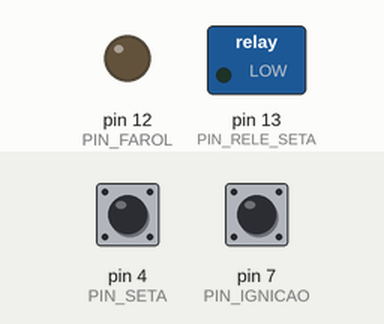
The program below on a simulated Arduino Uno, built with avr-gcc and run on an emulated ATmega328P. On the bench: switched loads named in the program (green lamp = pin HIGH), output pins drawn as LEDs (lit = HIGH). The inputs (shaded band) are chosen by the test bench; at power-on: pin 4 (PIN_SETA) HIGH, pin 7 (PIN_IGNICAO) HIGH.

Above: at 1.2 s.
1.3 s: pin 4 (PIN_SETA) pulled LOW for 0.15 s
At 3.5 s:
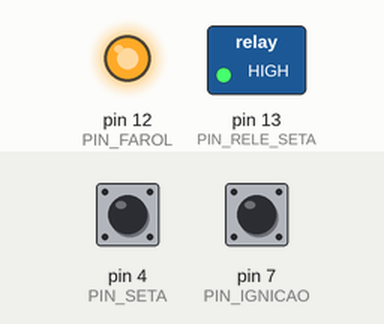
4.4 s: pin 4 (PIN_SETA) pulled LOW for 1 s
At 8.2 s:
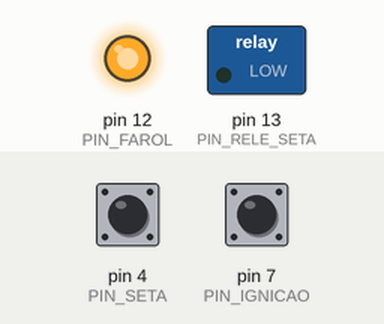
8.4 s: pin 4 (PIN_SETA) pulled LOW for 3.2 s
At 9.1 s:
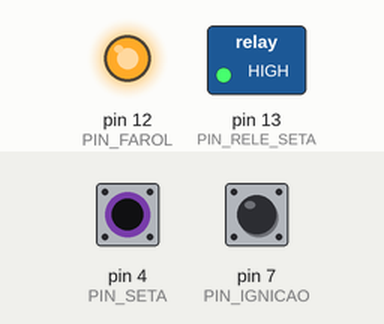
Timing chart, 0 to 51.1 s (numbered marks = the images above; inputs shaded):
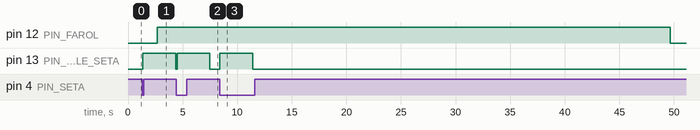

The program:

main.cpp
```cpp
#include <Arduino.h>
#include <avr/wdt.h>
#include <avr/interrupt.h>

/* ===== CONFIGURAÇÃO DE PINOS ===== */
#ifdef __AVR_ATtiny85__
  #define PIN_SETA        0
  #define PIN_IGNICAO     2
  #define PIN_FAROL       1
  #define PIN_RELE_SETA   4
#elif __AVR_ATmega328P__
  #define PIN_SETA        4
  #define PIN_IGNICAO     7
  #define PIN_FAROL       12
  #define PIN_RELE_SETA   13
#endif

/* ===== TIMINGS (ms) ===== */
#define JANELA_PISCADA       1200   // Janela para contar piscadas de seta
#define TEMPO_FOLLOW_1       40000  // Follow-Me com 1 piscada
#define TEMPO_FOLLOW_2       25000  // Follow-Me com 2 piscadas
#define TEMPO_POS_IGNICAO    10000  // Tempo de farol após desligar ignição
#define TEMPO_MIN_RELE_SETA  2500   // Tempo mínimo do relé ligado
#define TEMPO_SETA_INATIVA   3000   // Tempo para detectar seta parada
#define TEMPO_DEBOUNCE       20     // Debounce para entradas digitais
#define TEMPO_LEITURA        150    // Intervalo de leitura do loop

/* ===== ESTADO DO SISTEMA ===== */
unsigned long agora = 0;

// Variáveis de debounce para entradas
unsigned long ultimaLeituraIgnicao = 0;
unsigned long ultimaLeituraSeta = 0;
bool ignicaoDebounced = false;
bool setaDebounced = false;
bool ignicaoAnterior = false;
bool setaAnterior = false;

// Controle de farol
bool farolLigado = false;

// Estados do modo DRL (Daytime Running Light - ignição ligada)
bool modoAtivo = false;  // Ignição ligada

// Estados do Follow-Me (ignição desligada)
unsigned long timerFollowMe = 0;
unsigned long tempoFollowMe = 0;
bool followMeAtivo = false;
unsigned long ultimaPiscada = 0;
int contPiscadas = 0;

// Estados pós-ignição (farol mantém aceso após desligar)
unsigned long timerPosIgnicao = 0;
bool posIgnicaoAtivo = false;

// Controle do relé das setas
unsigned long timerReleSeta = 0;
bool releSetaAtivo = false;
unsigned long ultimaAtividadeSeta = 0;

/* ===== FUNÇÕES AUXILIARES ===== */

/**
 * @brief Debounce digital de uma entrada com acumulador temporal
 * Lê a entrada apenas a cada TEMPO_DEBOUNCE milissegundos
 * @param pino: Pino a ler (com INPUT_PULLUP)
 * @param ultimoTempo: Referência ao último tempo de leitura
 * @param estadoAnterior: Estado anterior da entrada
 * @return Estado debounced (invertido para entrada PULLUP)
 */
bool lerEntradaDebounced(uint8_t pino, unsigned long& ultimoTempo, bool estadoAnterior) {
  if (agora - ultimoTempo >= TEMPO_DEBOUNCE) {
    bool estadoAtual = !digitalRead(pino);  // Invertido porque usa PULLUP
    ultimoTempo = agora;
    return estadoAtual;
  }
  return estadoAnterior;
}

/**
 * @brief Liga ou desliga o farol de forma centralizada
 * Evita múltiplas alterações desnecessárias ao pino
 * @param ligar: true para ligar, false para desligar
 */
void controlarFarol(bool ligar) {
  if (ligar && !farolLigado) {
    digitalWrite(PIN_FAROL, HIGH);
    farolLigado = true;
  } else if (!ligar && farolLigado) {
    digitalWrite(PIN_FAROL, LOW);
    farolLigado = false;
  }
}

/**
 * @brief Processa o Follow-Me (acende farol por piscadas de seta com ignição desligada)
 *
 * Funcionamento:
 * - Com ignição desligada, conta piscadas de seta dentro de JANELA_PISCADA
 * - 1 piscada = farol por TEMPO_FOLLOW_1 (40s)
 * - 2+ piscadas = farol por TEMPO_FOLLOW_2 (25s)
 */
void procesarFollowMe() {
  if (modoAtivo) return;  // Follow-Me só funciona com ignição desligada

  // Detecta piscada (borda de subida na seta)
  if (setaDebounced && !setaAnterior) {
    contPiscadas++;
    ultimaPiscada = agora;
  }

  // Quando a janela de piscadas fecha, ativa o Follow-Me
  if (contPiscadas > 0 && (agora - ultimaPiscada > JANELA_PISCADA)) {

    if (contPiscadas == 1) {
      tempoFollowMe = TEMPO_FOLLOW_1;
    } else {
      tempoFollowMe = TEMPO_FOLLOW_2;
    }

    if (tempoFollowMe > 0) {
      controlarFarol(true);
      followMeAtivo = true;
      timerFollowMe = agora;
    }

    contPiscadas = 0;
  }

  // Desativa Follow-Me após expiração do tempo
  if (followMeAtivo && (agora - timerFollowMe >= tempoFollowMe)) {
    followMeAtivo = false;
    tempoFollowMe = 0;

    // Apaga farol se não houver outro modo ativo
    if (!posIgnicaoAtivo) {
      controlarFarol(false);
    }
  }
}

/**
 * @brief Controla o farol em modo DRL (Daytime Running Light) quando ignição ligada
 */
void processarModoAtivo() {
  if (modoAtivo) {
    controlarFarol(true);
  }
}

/**
 * @brief Processa o modo pós-ignição (farol mantém aceso um tempo após desligar)
 *
 * Quando a ignição desliga, o farol permanece aceso por TEMPO_POS_IGNICAO
 * Isso facilita saída do veículo em locais com pouca luz
 */
void processarPosiIgnicao() {
  if (posIgnicaoAtivo) {
    controlarFarol(true);

    if (agora - timerPosIgnicao >= TEMPO_POS_IGNICAO) {
      posIgnicaoAtivo = false;

      // Apaga farol se não houver Follow-Me ativo
      if (!followMeAtivo) {
        controlarFarol(false);
      }
    }
  }
}

/**
 * @brief Processa o relé das setas com bloqueio temporal
 *
 * Funcionamento:
 * - Liga o relé ao detectar piscada de seta
 * - Mantém ligado por no mínimo TEMPO_MIN_RELE_SETA
 * - Desliga quando: (tempo_mínimo_ok) E (seta_parada_por_TEMPO_SETA_INATIVA)
 */
void processarReleSeta() {
  // Liga o relé ao detectar piscada
  if (setaDebounced && !setaAnterior) {
    ultimaAtividadeSeta = agora;

    if (!releSetaAtivo) {
      digitalWrite(PIN_RELE_SETA, HIGH);
      releSetaAtivo = true;
      timerReleSeta = agora;
    }
  }

  // Desliga o relé depois de tempo mínimo E seta inativa
  if (releSetaAtivo) {
    bool tempoMinOk = (agora - timerReleSeta) >= TEMPO_MIN_RELE_SETA;
    bool setaParada = (agora - ultimaAtividadeSeta) >= TEMPO_SETA_INATIVA;

    if (tempoMinOk && setaParada) {
      digitalWrite(PIN_RELE_SETA, LOW);
      releSetaAtivo = false;
    }
  }
}

/**
 * @brief Processa mudanças de estado da ignição
 *
 * Detecta bordas (transições):
 * - Ligação: reseta Follow-Me, ativa modo DRL
 * - Desligação: ativa modo pós-ignição
 */
void processarIgnicao() {
  // Detecta ligação da ignição (borda de subida)
  if (ignicaoDebounced && !ignicaoAnterior) {
    modoAtivo = true;
    followMeAtivo = false;
    posIgnicaoAtivo = false;
  }

  // Detecta desligação da ignição (borda de descida)
  if (!ignicaoDebounced && ignicaoAnterior) {
    modoAtivo = false;
    timerPosIgnicao = agora;
    posIgnicaoAtivo = true;
  }
}

/**
 * @brief Fail-safe final: garante farol desligado se nenhum modo ativo
 * Protege contra bugs de lógica e garante desligamento seguro
 */
void failSafeFarol() {
  if (!modoAtivo && !followMeAtivo && !posIgnicaoAtivo) {
    controlarFarol(false);
  }
}

/* ===== SETUP ===== */
void setup() {
  cli();               // Desabilita interrupções globais
  wdt_reset();
  wdt_disable();       // Garante WDT desligado no boot

  // Configuração dos pinos
  pinMode(PIN_SETA, INPUT_PULLUP);
  pinMode(PIN_IGNICAO, INPUT_PULLUP);
  pinMode(PIN_FAROL, OUTPUT);
  pinMode(PIN_RELE_SETA, OUTPUT);

  // Inicializa saídas desligadas
  digitalWrite(PIN_FAROL, LOW);
  digitalWrite(PIN_RELE_SETA, LOW);

  // Ativa watchdog com timeout de 1 segundo
  wdt_enable(WDTO_1S);
  sei();               // Reabilita interrupções globais
}

/* ===== LOOP PRINCIPAL ===== */
void loop() {
  // Lê timer do sistema
  delay(TEMPO_LEITURA);
  wdt_reset();         // Alimenta o watchdog
  agora = millis();

  // Lê entradas com debounce
  ignicaoDebounced = lerEntradaDebounced(PIN_IGNICAO, ultimaLeituraIgnicao, ignicaoAnterior);
  setaDebounced = lerEntradaDebounced(PIN_SETA, ultimaLeituraSeta, setaAnterior);

  // Processa lógica de cada subsistema
  processarIgnicao();      // Detecta mudanças de ignição
  processarModoAtivo();    // DRL quando ignição ligada
  processarPosiIgnicao();  // Farol após desligar ignição
  procesarFollowMe();      // Follow-Me com piscadas de seta
  processarReleSeta();     // Controle do relé das setas

  // Fail-safe: garante desligamento seguro
  failSafeFarol();

  // Atualiza estado anterior das entradas (para detectar bordas no próximo ciclo)
  ignicaoAnterior = ignicaoDebounced;
  setaAnterior = setaDebounced;
}
```

Measured:
- after the input at 1.3 s, pin 12 (PIN_FAROL): LOW → HIGH after 1.4 s; pin 13 (PIN_RELE_SETA): LOW → HIGH after 0.05 s, → LOW 3.0 s later
- after the input at 4.4 s, pin 13 (PIN_RELE_SETA): LOW → HIGH after 0.10 s, → LOW 3.0 s later
- after the input at 8.4 s, pin 12 (PIN_FAROL): HIGH → LOW after 41.3 s instead of 37.5 s; pin 13 (PIN_RELE_SETA): LOW → HIGH at once, → LOW 3.0 s later
